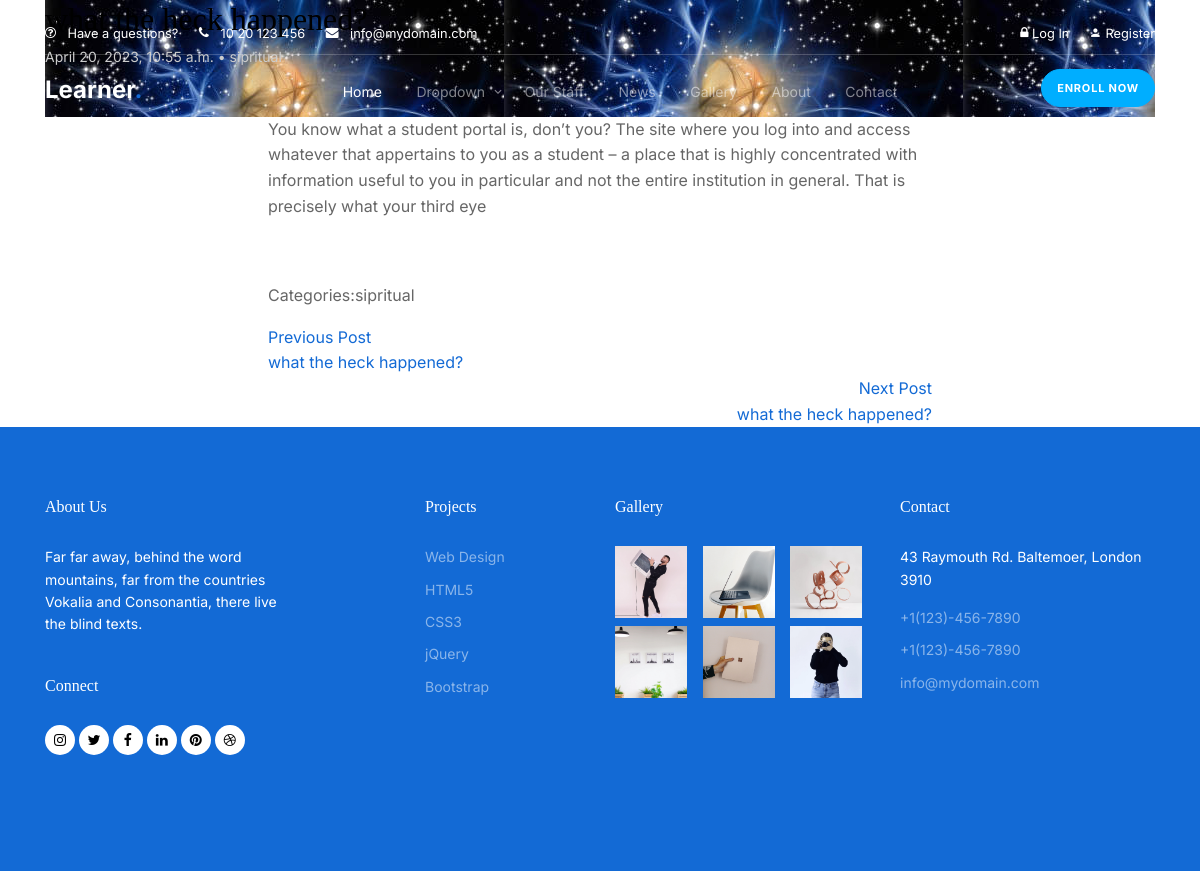
Page /show/11/ on the committed database.
### blog/models.py (models this page shows, shortened)
class Blog(models.Model):
    title = models.CharField( max_length=255)
    post_type=models.CharField(max_length= 30)
    description = models.TextField( null= True , blank=True , max_length=300)
    image = models.ImageField(upload_to= 'images' ,blank=True , default='images/gal_6.jpg')
    created_at = models.DateTimeField(auto_now=True)
    user=models.ForeignKey(User,on_delete=models.CASCADE ,null=True ,blank=True )
    class Meta:
        ordering = ['-created_at']

### academy/views.py (the view)
# urls.py: path('show/<int:pk>/',views.show , name= "show" ),
def show(request,pk):
     context ={}
     context['post']=Blog.objects.get(pk=pk)
     return render(request, 'show.html', context=context)

### academy/templates/show.html (shortened to what this page needs)
{% extends 'base.html' %}
{% load static %}
{% block content  %}
<div class="featured-post single-article">
    <div class="container">
      <div class="post-slide single-page" style="background-image: url('{{post.image.url}}');">
        <div class="text-wrap pb-5">
          <h2 class="text-black">{{post.title}}</h2>
          <div class="meta">
            <span>{{post.created_at}}</span>
            <span>&bullet;</span>
            <span>{{post.post_type}}</span>
          </div>
        </div>
      </div>
    </div>
  </div>
  <div class="container article">
    <div class="row justify-content-center align-items-stretch">
      <article class="col-lg-8 order-lg-2 px-lg-5">
            <p>{{post.description}}</p>
        <div class="pt-5 categories_tags ">
              <p>Categories:{{post.post_type}} </p>
            </div>
            <div class="post-single-navigation d-flex align-items-stretch">
                {% if post.get_previous_by_created_at %}
              <a href="{% url 'show' post.get_previous_by_created_at.id %} " class="mr-auto w-50 pr-4">
                <span class="d-block">Previous Post</span>
               {{post.title}}
              </a>
              {% endif %}
            </div>
              <div class="post-single-navigation d-flex align-items-stretch">
              {% if post.get_next_by_created_at %}
              <a href="{% url 'show' post.get_next_by_created_at.id %}" class="ml-auto w-50 text-right pl-4">
                <span class="d-block">Next Post</span>
                {{post.title}}
              </a>
              {% endif %}
            </div>
      </article>
      </div>
    </div>
{% endblock %}

### templates/base.html (shortened to what this page needs)
{% load static %}
<!doctype html>
<html lang="en">
<head>
  <link rel="stylesheet" href="https://unicons.iconscout.com/release/v4.0.0/css/line.css">
  <link rel="stylesheet" href="{% static 'css/bootstrap.min.css'  %}">
  <link rel="stylesheet" href="{% static 'css/animate.min.css'   %}">
  <link rel="stylesheet" href="{% static 'css/owl.carousel.min.css'   %}">
  <link rel="stylesheet" href="{% static 'css/owl.theme.default.min.css'   %}">
  <link rel="stylesheet" href="{% static 'css/jquery.fancybox.min.css' %}">
  <link rel="stylesheet" href="{% static 'fonts/icomoon/style.css'  %}">
  <link rel="stylesheet" href="{% static 'fonts/flaticon/font/flaticon.css'  %}">
  <link rel="stylesheet" href="{% static 'css/aos.css' %}">
  <link rel="stylesheet" href="{% static 'css/style.css' %}">
</head>
{% include "navbar.html" %}
{% block content %}
{% endblock  %}
<div class="site-footer">
    <div class="container">
      <div class="row">
        <div class="col-lg-3 mr-auto">
          <div class="widget">
            <h3>About Us<span class="text-primary">.</span> </h3>
            <p>Far far away, behind the word mountains, far from the countries Vokalia and Consonantia, there live the blind texts.</p>
          </div>
          <div class="widget">
            <h3>Connect</h3>
            <ul class="list-unstyled social">
              <li><a href="#"><span class="icon-instagram"></span></a></li>
              <li><a href="#"><span class="icon-twitter"></span></a></li>
              <li><a href="#"><span class="icon-facebook"></span></a></li>
              <li><a href="#"><span class="icon-linkedin"></span></a></li>
              <li><a href="#"><span class="icon-pinterest"></span></a></li>
              <li><a href="#"><span class="icon-dribbble"></span></a></li>
            </ul>
          </div>
        </div>
        <div class="col-lg-2 ml-auto">
          <div class="widget">
            <h3>Projects</h3>
            <ul class="list-unstyled float-left links">
              <li><a href="#">Web Design</a></li>
              <li><a href="#">HTML5</a></li>
              <li><a href="#">CSS3</a></li>
              <li><a href="#">jQuery</a></li>
              <li><a href="#">Bootstrap</a></li>
            </ul>
          </div>
        </div>
        <div class="col-lg-3">
          <div class="widget">
            <h3>Gallery</h3>
            <ul class="instafeed instagram-gallery list-unstyled">
              <li><a class="instagram-item" href="images/gal_1.jpg" data-fancybox="gal"><img src="{% static 'images/gal_1.jpg' %}" alt="" width="72" height="72"></a>
              </li>
              <li><a class="instagram-item" href="images/gal_2.jpg" data-fancybox="gal"><img src="{% static 'images/gal_2.jpg' %}" alt="" width="72" height="72"></a>
              </li>
              <li><a class="instagram-item" href="images/gal_3.jpg" data-fancybox="gal"><img src="{% static 'images/gal_3.jpg' %}" alt="" width="72" height="72"></a>
              </li>
              <li><a class="instagram-item" href="images/gal_4.jpg" data-fancybox="gal"><img src="{% static 'images/gal_4.jpg' %}" alt="" width="72" height="72"></a>
              </li>
              <li><a class="instagram-item" href="images/gal_5.jpg" data-fancybox="gal"><img src="{% static 'images/gal_5.jpg' %}" alt="" width="72" height="72"></a>
              </li>
              <li><a class="instagram-item" href="images/gal_6.jpg" data-fancybox="gal"><img src="{% static 'images/gal_6.jpg' %}" alt="" width="72" height="72"></a>
              </li>
            </ul>
          </div>
        </div>
        <div class="col-lg-3">
          <div class="widget">
            <h3>Contact</h3>
            <address>43 Raymouth Rd. Baltemoer, London 3910</address>
            <ul class="list-unstyled links mb-4">
              <li><a href="tel://11234567890">+1(123)-456-7890</a></li>
              <li><a href="tel://11234567890">+1(123)-456-7890</a></li>
              <li><a href="mailto:info@mydomain.com">info@mydomain.com</a></li>
            </ul>
          </div>
        </div>
      </div>

### templates/navbar.html (shortened to what this page needs)
{% load static %}
  <nav class="site-nav mb-5">
    <div class="pb-2 top-bar mb-3">
      <div class="container">
        <div class="row align-items-center">
          <div class="col-6 col-lg-9">
            <a href="#" class="small mr-3"><span class="icon-question-circle-o mr-2"></span> <span class="d-none d-lg-inline-block">Have a questions?</span></a>
            <a href="#" class="small mr-3"><span class="icon-phone mr-2"></span> <span class="d-none d-lg-inline-block">10 20 123 456</span></a>
            <a href="#" class="small mr-3"><span class="icon-envelope mr-2"></span> <span class="d-none d-lg-inline-block">info@mydomain.com</span></a>
          </div>
          <div class="col-6 col-lg-3 text-right">
            <a href="{% url 'login'%}" class="small mr-3">
              <span class="icon-lock"></span>
              Log In
            </a>
            <a href="register.html" class="small">
              <span class="icon-person"></span>
              Register
            </a>
          </div>
        </div>
      </div>
    </div>
    <div class="sticky-nav js-sticky-header">
      <div class="container position-relative">
        <div class="site-navigation text-center">
          <a href="index.html" class="logo menu-absolute m-0">Learner<span class="text-primary">.</span></a>
          <ul class="js-clone-nav d-none d-lg-inline-block site-menu">
            <li class="active"><a href="{% url 'index' %}">Home</a></li>
            <li class="has-children">
              <a href="#">Dropdown</a>
            </li>
            <li><a href="staff.html">Our Staff</a></li>
            <li><a href="news.html">News</a></li>
            <li><a href="gallery.html">Gallery</a></li>
            <li><a href="{% url 'about' %}">About</a></li>
            <li><a href="{% url 'contact' %}">Contact</a></li>
          </ul>
          <a href="#" class="btn-book btn btn-secondary btn-sm menu-absolute">Enroll Now</a>
        </div>
      </div>
    </div>
  </nav>

### static/css/style.css (style rules this page uses)
.text-black { color: #000000 !important; }
a { color: #136ad5; -webkit-transition: .3s all ease; -o-transition: .3s all ease; transition: .3s all ease; }
.text-primary { color: #136ad5 !important; }
h1, .h1, h2, .h2, h3, .h3, h4, .h4 { font-family: "Display Playfair", serif; color: #black; }
.btn { padding-top: 15px; padding-bottom: 15px; padding-left: 30px; padding-right: 30px; border-radius: 30px; font-size: 11px; text-transform: uppercase; font-weight: 700; letter-spacing: .05rem; }
.btn.btn-secondary { background: #00aeff; border-color: #00aeff; }
.btn.btn-sm { padding-top: 10px; padding-bottom: 10px; padding-left: 15px; padding-right: 15px; }
.top-bar a { color: #ffffff; }
.logo { font-size: 24px; color: #ffffff; font-weight: 700; left: 15px; }
.menu-absolute { position: absolute !important; }
.btn-book { position: absolute; right: 15px; margin-top: -2px; }
.site-nav { position: absolute; width: 100%; z-index: 9; top: 0; }
.site-nav a { position: relative; z-index: 9; cursor: pointer; }
.site-nav { padding-top: 20px; padding-bottom: 20px; }
.site-nav .site-navigation .site-menu { margin-bottom: 0; }
.site-nav .site-navigation .site-menu > li { display: inline-block; }
.site-nav .site-navigation .site-menu > li > a { font-size: 14px; padding: 10px 15px; display: inline-block; text-decoration: none !important; color: rgba(255, 255, 255, 0.5); position: relative; }
.site-nav .site-navigation .site-menu > li.active > a { color: #ffffff; }
.site-nav .site-navigation .site-menu .has-children { position: relative; }
.site-nav .site-navigation .site-menu .has-children > a { position: relative; padding-right: 20px; }
.site-nav .site-navigation .site-menu .has-children > a:before { position: absolute; content: "\e313"; font-size: 14px; top: 50%; right: 0; -webkit-transform: translateY(-50%); -ms-transform: translateY(-50%); transform: translateY(-50%); font-family: 'icomoon'; }
.sticky-nav { -webkit-transition: .3s all ease; -o-transition: .3s all ease; transition: .3s all ease; background: transparent; }
.top-bar { border-bottom: 1px solid rgba(255, 255, 255, 0.2); }
.position-relative { position: relative; }
.meta { font-size: 14px; color: #ccc; }
.instagram-gallery { display: -webkit-box; display: -ms-flexbox; display: flex; -ms-flex-wrap: wrap; flex-wrap: wrap; margin-bottom: -8px; margin-left: -8px; }
.instagram-gallery li { -ms-flex-preferred-size: 33.333%; flex-basis: 33.333%; max-width: 33.333%; padding-left: 8px; padding-bottom: 8px; }
.site-footer { background: #136ad5; font-size: 14px; color: #ffffff; padding: 70px 0; }
.site-footer a { color: #ffffff; position: relative; display: inline-block; }
.site-footer .widget { margin-bottom: 40px; display: block; position: relative; z-index: 1; }
.site-footer .widget h3 { font-size: 16px; color: #ffffff; margin-bottom: 30px; }
.site-footer .widget .links { width: 150px; }
.site-footer .widget .links li { margin-bottom: 10px; }
.site-footer .widget .links li a { color: rgba(255, 255, 255, 0.5); }
.site-footer .social li { display: inline-block; }
.site-footer .social li a { display: inline-block; width: 30px; height: 30px; position: relative; background-color: #ffffff; border-radius: 50%; color: #000000; }
.site-footer .social li a:before { display: none; }
.site-footer .social li a > span { position: absolute; top: 50%; left: 50%; -webkit-transform: translate(-50%, -50%); -ms-transform: translate(-50%, -50%); transform: translate(-50%, -50%); }

### rows in the picture
Blog: image (picture), title "what the heck happened?", created_at "April 20, 2023, 10:55 a.m.", post_type "sipritual", description "You know what a student portal is, don’t you? The site where you log into and access whatever that appertains to you as a student – a place that is highly concentrated with information useful to you in particular and not the entire institution in general. That is precisely what your third eye"
